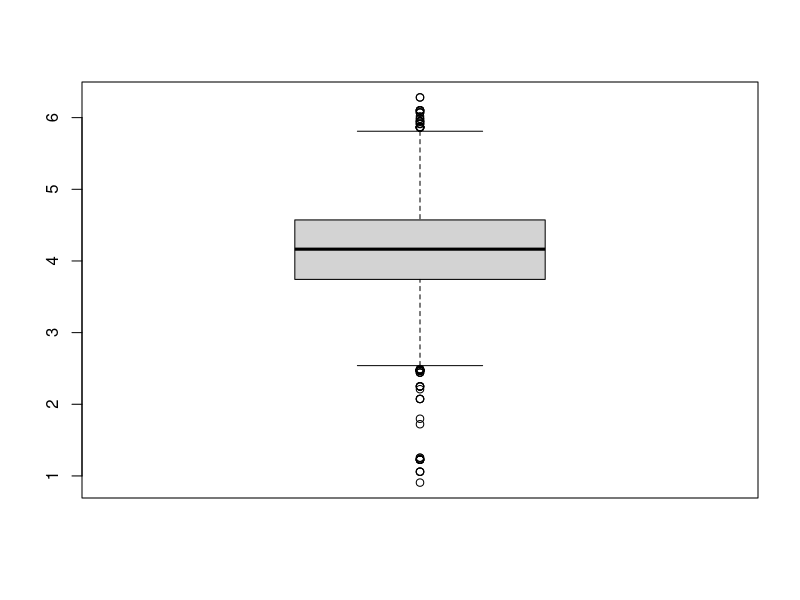
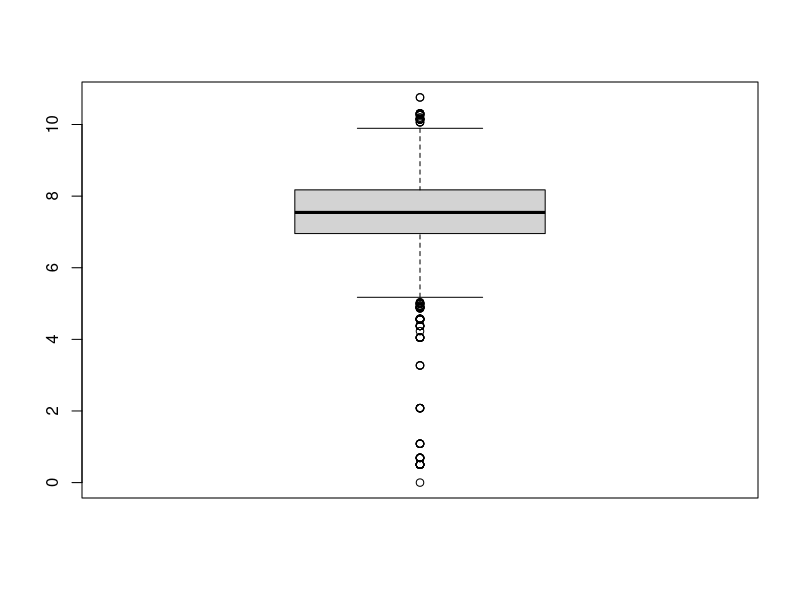

Source code (R) for these figures, in order:
library(tidyverse)

# Geração dos dados
n <- 3
x <- rnorm(n)
y <- rnorm(n, 5 + 10*x)

# P(M1) = P(M2) = 0.5
# mu ~ N(0,100)
# Y|mu, M1 ~ N(mu, 1)
# mu* ~ N(0, 100)
# beta ~ N(0, 100)
# Y|mu*, beta, M2 ~ N(mu + beta*X, 1)

#param[1], param[2], param[3]
#        -------------------
# M1     | mu,       u
#        | |         |
# M2     | mu,      beta

# Uma possibilidade:
# h(mu, u) = (mu*, u)
# isto é, mu* = u, beta = u

# log(f(m, theta|y,x)) \propto
# log(f(m)) + log(f(theta|m)) + log(f(y|m,theta,x))

metropolis <- function(rprop, ldprop, ldtgt, B = 10^4, start = 0)
{
  chain <- as.list(rep(NA, B))
  chain[[1]] <- start
  for(ii in 2:B)
  {
    prop <- rprop(chain[[ii-1]])
    lratio <- ldtgt(prop)-ldtgt(chain[[ii-1]])+
      ldprop(prop,chain[[ii-1]])-
      ldprop(chain[[ii-1]],prop)
    chain[[ii]] <- chain[[ii-1]]
    if(log(runif(1)) <= lratio) chain[[ii]] <- prop
  }
  return(chain)
}

# param tem dimensão 3
# param[1]: é o modelo: (0 ou 1)
# param[2]: mu ou mu*
# param[3]: u ou beta
ldtgt <- function(param)
{
  case_when(
    param[1] == 0 ~
      log(0.5) + # log(P(M = 0))
      log(dnorm(param[2], 0, 10)) + # log(f(mu))
      log(dnorm(param[3], 0, 10)) + # log(f(u))
      sum(log(dnorm(y-param[2]))), # log(f(y|mu, u))
    param[1] == 1 ~
      log(0.5) + # log(P(M = 1))
      log(dnorm(param[2], 0, 10)) + # log(f(mu*))
      log(dnorm(param[3], 0, 10)) + # log(f(beta))
      sum(log(dnorm(y-param[2]-param[3]*x))) # log(f(y|mu, beta))
  )
}

p = 0.2
rprop <- function(param)
{
  if(runif(1) <= p)
    c(1-param[1], param[2], param[3])
  else
  {
    prop = param
    dim = sample(2:3, 1)
    prop[dim] = prop[dim] + rnorm(1)
    prop
  }
}  
  
ldprop <- function(prop, param)
{
  if(param[1] != prop[1])
    return(log(p))
  aux = log(1-p) + log(0.5)
  for(ii in 2:3)
  {
    if(prop[ii] != param[ii])
    {
      aux = aux + log(dnorm(prop[ii]-param[ii]))
    }
  }
  aux
}

B = 10^4
aux = metropolis(rprop, ldprop, ldtgt, B, c(0, 0, 0))
aux = aux %>% 
  unlist() %>% 
  matrix(nrow = B, ncol = 3, byrow = TRUE)

dt = tibble(M = aux[,1],
            mu = aux[,2],
            beta = aux[,3])

dt$M %>% mean()

dt %>% 
  filter(M == 1) %>% 
  select(mu) %>% 
  unlist() %>% 
  boxplot()

dt %>% 
  filter(M == 1) %>% 
  select(beta) %>% 
  unlist() %>% 
  boxplot()
